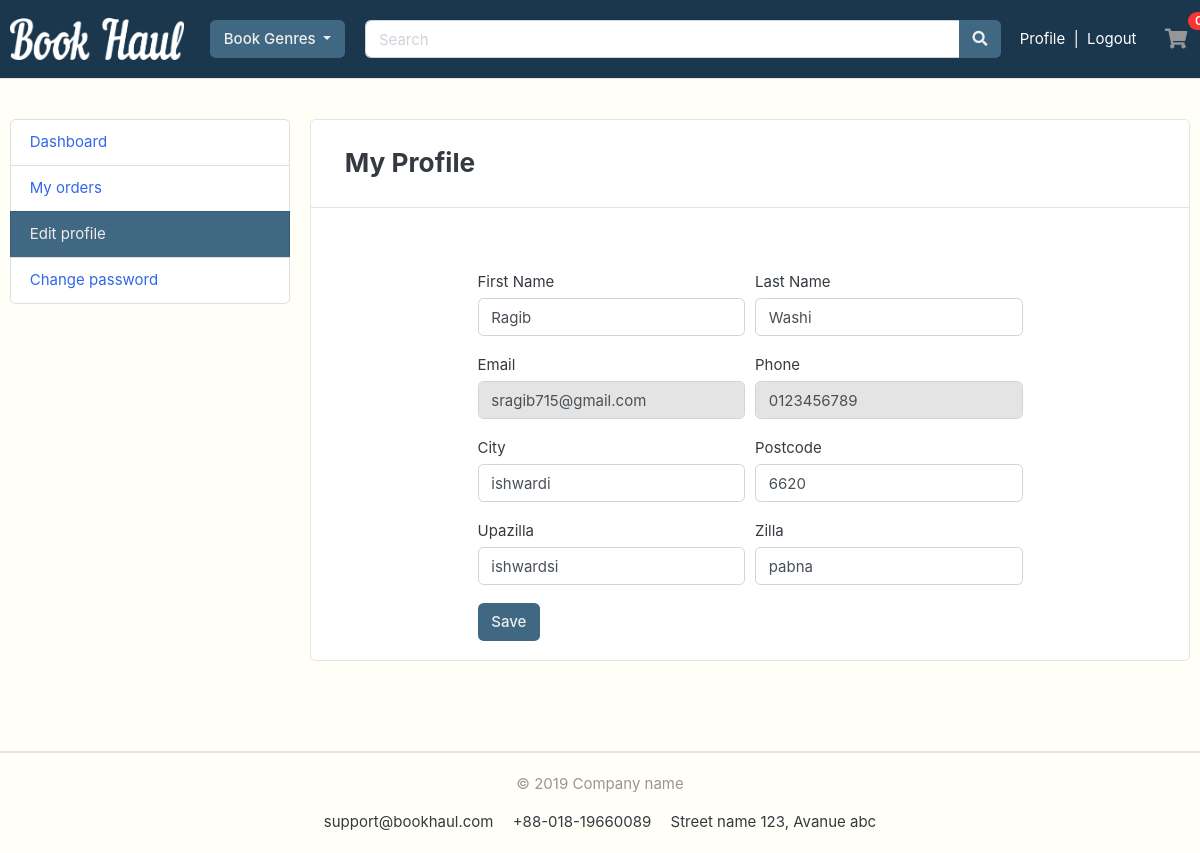
Page /accounts/edit_profile/ (signed in) on the committed database.
### accounts/models.py (models this page shows, shortened)
class Account(AbstractBaseUser):
    first_name = models.CharField(max_length=50)
    last_name = models.CharField(max_length=50)
    username = models.CharField(max_length=50, unique=True)
    email = models.EmailField(max_length=100, unique=True)
    phone_no = models.CharField(max_length=11, unique=True)
    date_joined = models.DateTimeField(auto_now=True)
    last_login = models.DateTimeField(auto_now=True)
    is_admin = models.BooleanField(default=False)
    is_staff = models.BooleanField(default=False)
    is_active = models.BooleanField(default=False)
    is_superadmin = models.BooleanField(default=False)
    USERNAME_FIELD = 'email'
    REQUIRED_FIELDS = [
        'username',
        'first_name',
        'last_name',
    ]
    objects = my_account_manager()

class UserProfile(models.Model):
    user = models.OneToOneField(Account, on_delete=models.CASCADE)
    city = models.CharField(blank=True, max_length=20)
    postcode = models.CharField(blank=True, max_length=20)
    upazilla = models.CharField(blank=True, max_length=20)
    zilla = models.CharField(blank=True, max_length=20)

### accounts/views.py (the view)
# urls.py: path('edit_profile/', views.edit_profile, name='edit_profile'),
@login_required(login_url='login')
def edit_profile(request):
    userprofile = get_object_or_404(UserProfile, user=request.user)
    if request.method == 'POST':
        user_form = UserForm(request.POST, instance=request.user)
        profile_form = UserProfileForm(
            request.POST, request.FILES, instance=userprofile)
        if user_form.is_valid() and profile_form.is_valid():
            user_form.save()
            profile_form.save()
            messages.success(request, 'Your profile has been updated')
            return redirect('edit_profile')
    else:
        user_form = UserForm(instance=request.user)
        profile_form = UserProfileForm(instance=userprofile)
    context = {
        'user_form': user_form,
        'profile_form': profile_form,
        'userprofile': userprofile
    }
    return render(request, 'accounts/edit_profile.html', context)

### accounts/forms.py
class UserForm(forms.ModelForm):
    class Meta:
        model = Account
        fields = ('first_name', 'last_name', 'email', 'phone_no')
    def __init__(self, *args, **kwargs):
        super(UserForm, self).__init__(*args, **kwargs)
        self.fields['email'].disabled = True
        self.fields['phone_no'].disabled = True
        for field in self.fields:
            self.fields[field].widget.attrs['class'] = 'form-control'

class UserProfileForm(forms.ModelForm):
    class Meta:
        model = UserProfile
        fields = ('city', 'postcode', 'upazilla', 'zilla')
    def __init__(self, *args, **kwargs):
        super(UserProfileForm, self).__init__(*args, **kwargs)
        for field in self.fields:
            self.fields[field].widget.attrs['class'] = 'form-control'

### carts/context_processors.py (called while the page is built)
def counter(request):
    count = 0
    if 'admin' in request.path:
        return {}
    else:
        try:
            cart = Cart.objects.filter(cart_id = _cart_id(request))
            if request.user.is_authenticated:
                cart_items = CartItem.objects.all().filter(user =  request.user)
            else:
                cart_items = CartItem.objects.all().filter(cart = cart[:1],)
            for cartitem in cart_items:
                count += cartitem.quantity
        except Cart.DoesNotExist:
            count = 0
    return dict(cart_count = count)

### carts/views.py (called while the page is built)
def _cart_id(request):
    cart = request.session.session_key
    if not cart:
        cart = request.session.create()
    return cart

### category/context_processors.py (called while the page is built)
def menu_links(request):
    links = Category.objects.all()
    return dict(links=links)

### category/models.py (called while the page is built)
    def get_url(self):
            return reverse('products_by_category', args=[self.slug])

### templates/accounts/edit_profile.html (shortened to what this page needs)
{% extends 'base.html' %}
{% load static %}
{% block content %}
<section class="section-conten padding-y" style="min-height:84vh"">
    <div class="container mx-auto">
        <div class="row">
            {% include 'includes/dashboard_sidebar.html' %}
            <main class="col-md-9">
                <article class="card">
                    <header class="card-header">
                        <h3 class="d-inline-block m-3">My Profile</h3>
                    </header>
                    <div class="card-body d-flex flex-column align-items-center">
                        <div class="row">
                            <div class="col-md-12">
                                <form action="{% url 'edit_profile' %}" method="POST" enctype="multipart/form-data">
                                    <div class="form-row">
                                        <div class="form-group col-md-6">
                                            <label for="">First Name </label>
                                            <br>
                                            {{user_form.first_name}}
                                        </div>
                                        <div class="form-group col-md-6">
                                            <label for="">Last Name </label>
                                            <br>
                                            {{user_form.last_name}}
                                        </div>
                                    </div>
                                    <div class="form-row" disabled>
                                        <div class="form-group col-md-6">
                                            <label for="">Email </label>
                                            <br>
                                            {{user_form.email}}
                                        </div>
                                        <div class="form-group col-md-6">
                                            <label for="">Phone </label>
                                            <br>
                                            {{user_form.phone_no}}
                                        </div>
                                    </div>
                                    <div class="form-row">
                                        <div class="form-group col-md-6">
                                            <label for="">City </label>
                                            <br>
                                            {{profile_form.city}}
                                        </div>
                                        <div class="form-group col-md-6">
                                            <label for="">Postcode </label>
                                            <br>
                                            {{profile_form.postcode}}
                                        </div>
                                    </div>
                                    <div class="form-row">
                                        <div class="form-group col-md-6">
                                            <label for="">Upazilla </label>
                                            <br>
                                            {{profile_form.upazilla}}
                                        </div>
                                        <div class="form-group col-md-6">
                                            <label for="">Zilla </label>
                                            <br>
                                            {{profile_form.zilla}}
                                        </div>
                                    </div>
                                    <button type="submit" class="btn btn-grey">Save</button>
                                </form>
                            </div>
                        </div>
                    </div>
                </article>
            </main>
        </div>
    </div>
    </section>
{% endblock %}

### static/css/ui.css (style rules this page uses)
html { font-family: "Inter", sans-serif; font-size: 15px; }
.padding-y { padding-top: 40px; padding-bottom: 40px; }
article:after, .form-group:after { display: block; clear: both; content: ""; }

### templates/base.html (style rules this page uses)
.btn-grey { background-color: #406882; color: #eeeeee; }

### rows in the picture
Account: first_name "Ragib", last_name "Washi", email "sragib715@gmail.com", phone_no "0123456789"
UserProfile: city "ishwardi", postcode "6620", upazilla "ishwardsi", zilla "pabna"
